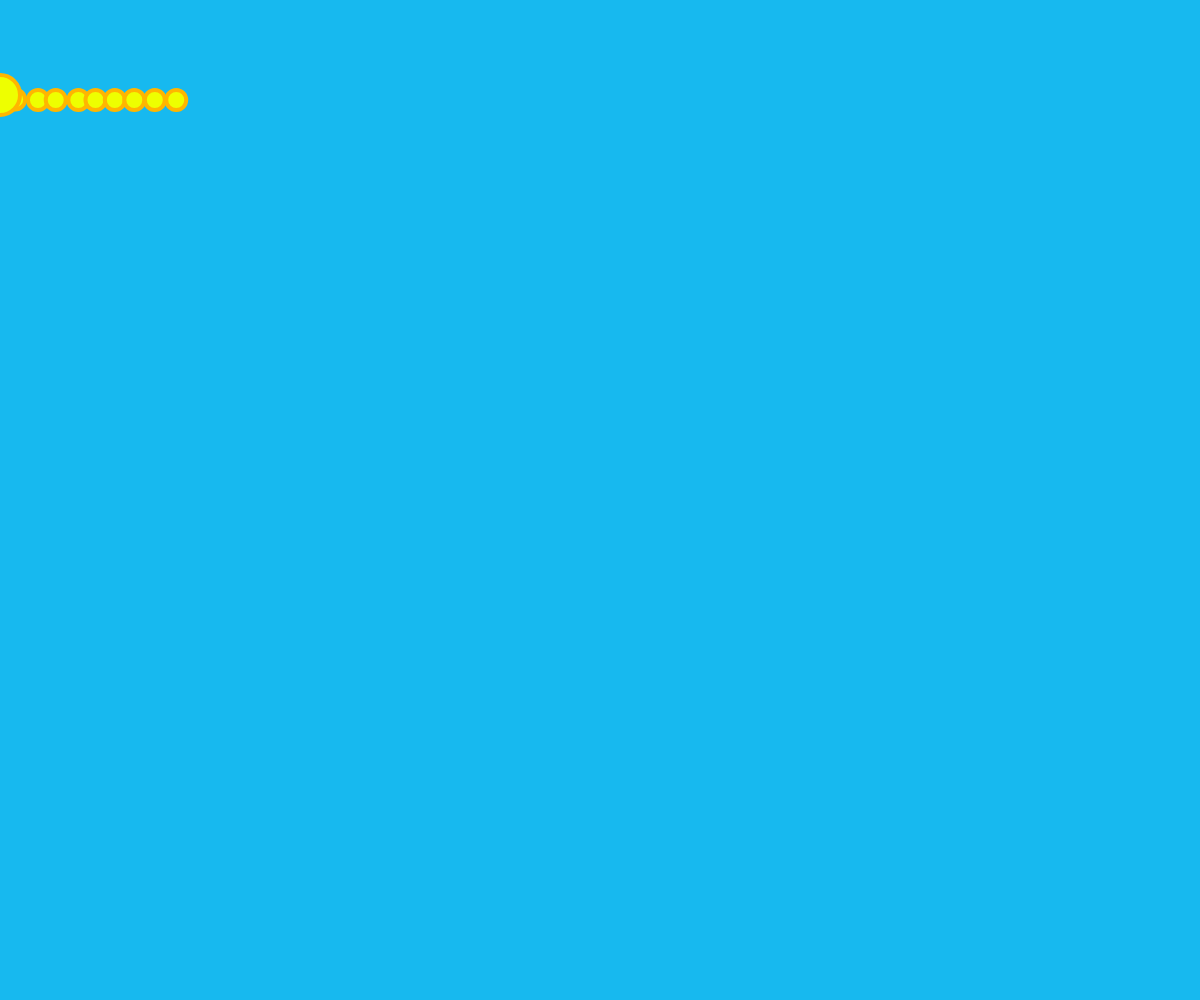
Frame 1 (no input)
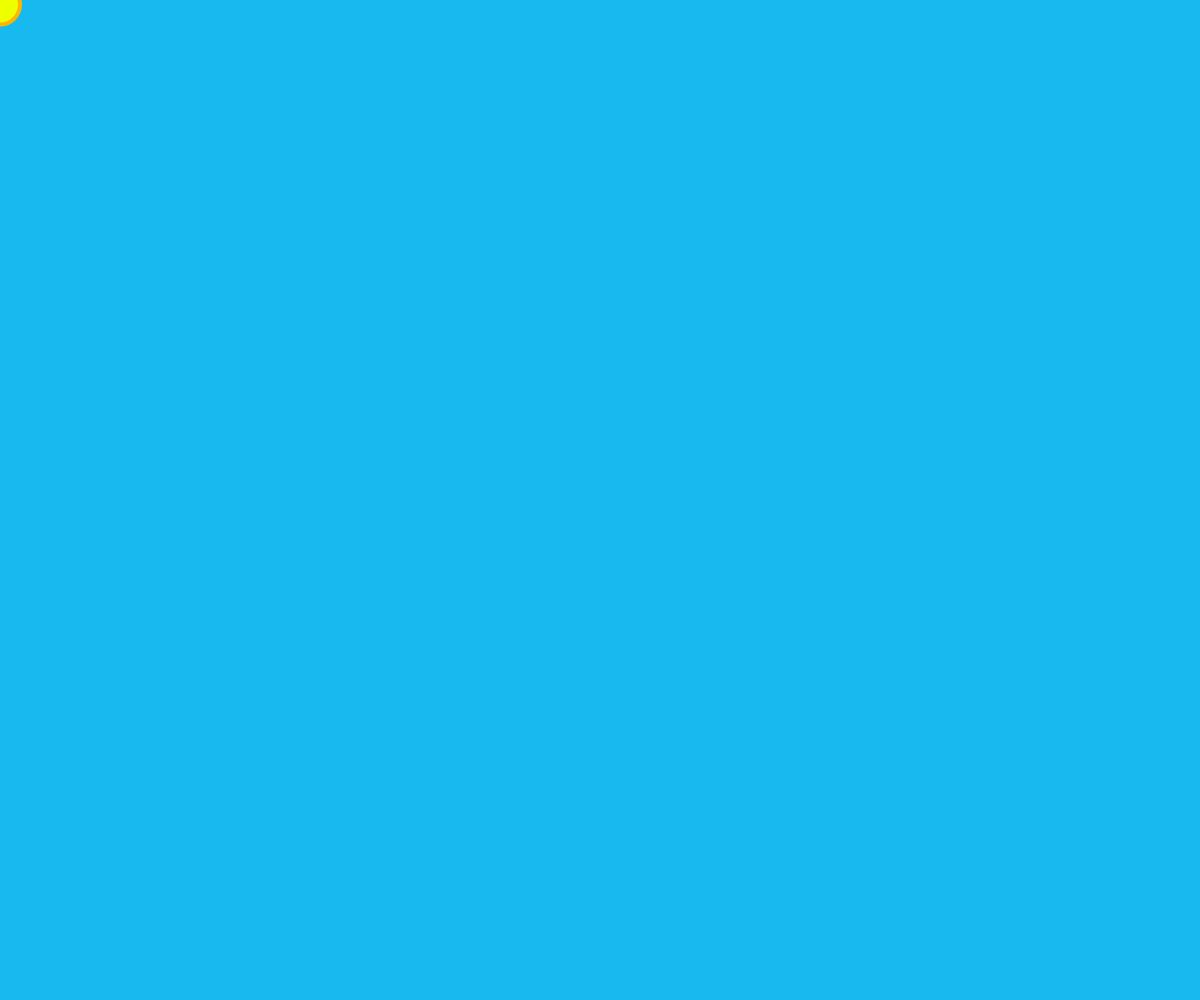
Frame 60 (no input)
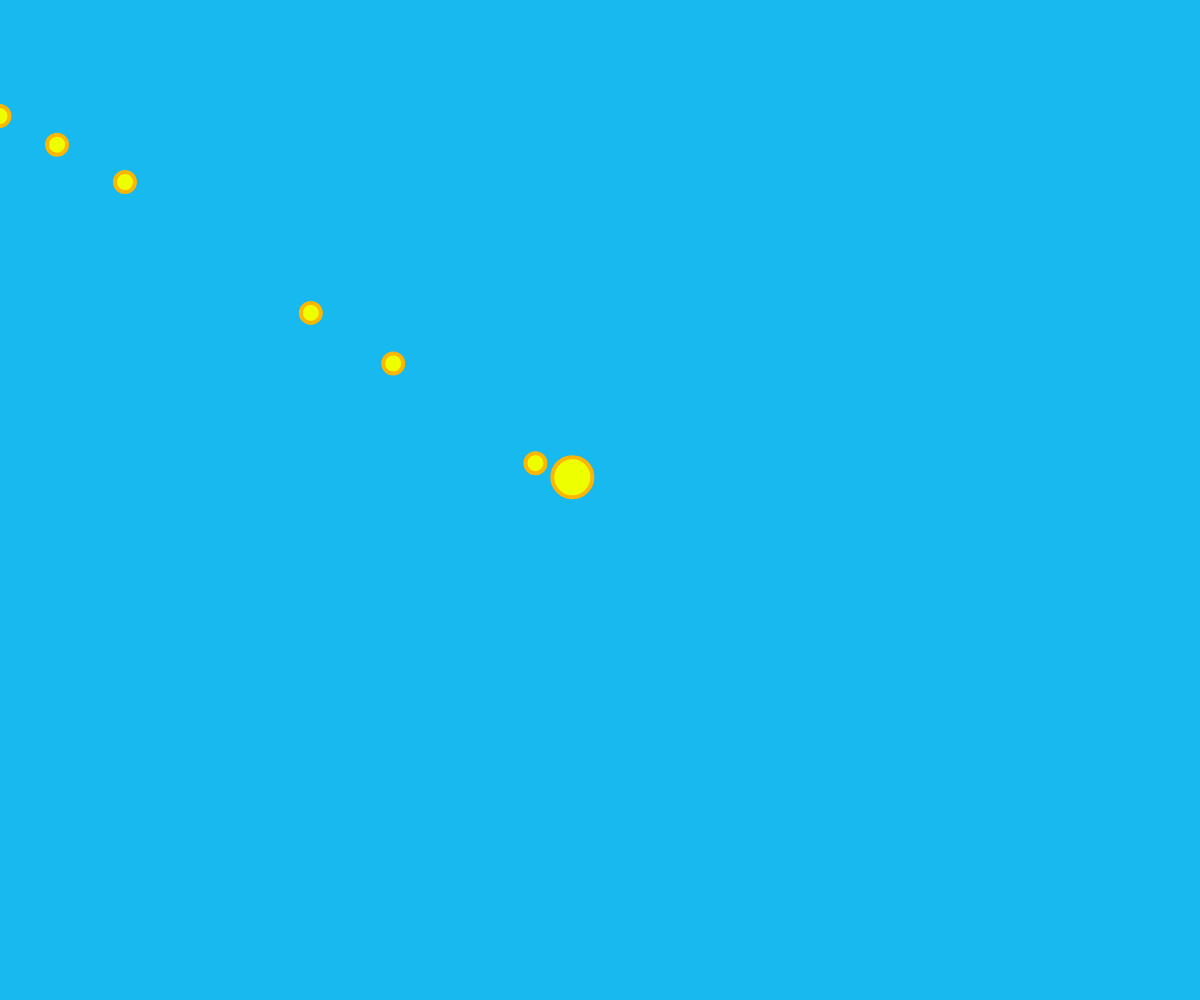
Frame 120 (the mouse pressed at the canvas centre since frame 60)

The p5.js sketch that drew these frames (run headless with seeded random() and noise() and a simulated clock; from frame 60 on, the mouse is pressed at the canvas centre):

// p5.js sketch
// ── sketch.js
var followers = [];

function setup() {
  
  createCanvas(window.innerWidth, window.innerHeight);
  
  for( var i = 0; i < 10; i++){
  	followers[i] = {x:i*20,y:100,pct:random(.85,.99)};
  }

  fill(238, 255, 0);
  stroke(255, 182, 0);
  strokeWeight(4);
}


function draw(){
  
  background(23, 185, 239); 
  
  followers[0].x = .95*followers[0].x + .05*mouseX;
  followers[0].y = .95*followers[0].y + .05*mouseY;
  

  for( var i = 1; i < followers.length; i++){
  	pct = followers[i].pct;
  	followers[i].x = pct*followers[i].x + (1-pct)*(followers[i-1].x-20);
  	followers[i].y = pct*followers[i].y + (1-pct)*followers[i-1].y;
  	ellipse(followers[i].x,followers[i].y,20,20);
  }

  ellipse(followers[0].x,followers[0].y,40,40);

}
